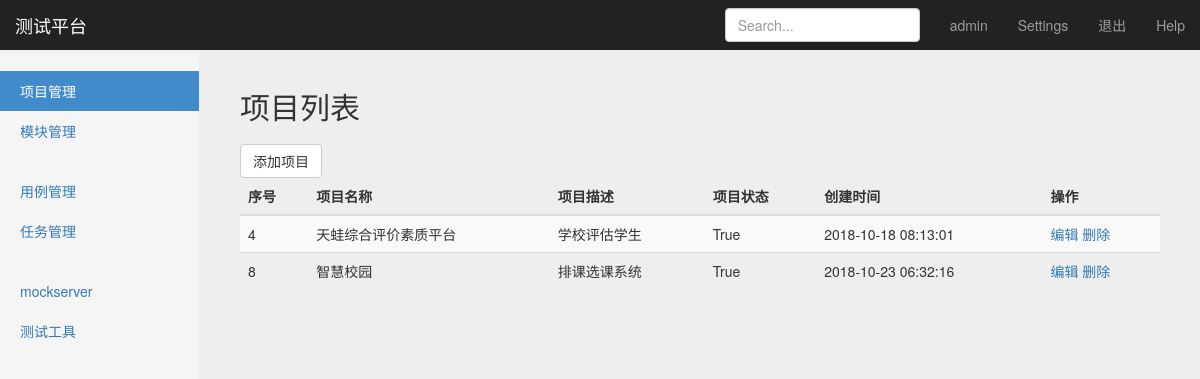
Page /manage/project_manage/ (signed in) on the earlier database version.
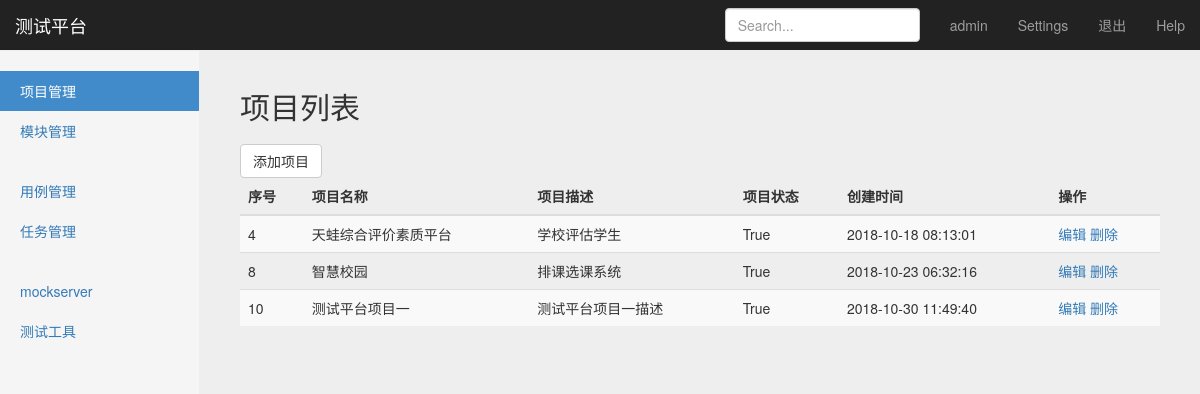
Same page on the later database version.
### project_app/models.py (models this page shows, shortened)
class Project(models.Model):
    name = models.CharField("项目名称", blank=False,max_length=1000)
    desc = models.CharField("项目描述",blank=True, max_length=5000)
    status = models.BooleanField("项目状态", default=True)
    create_time = models.DateTimeField("创建时间", auto_now_add=True)

### project_app/views/project_views.py (the view)
# urls.py: path('project_manage/', project_views.project_manage),
@login_required #判断用户是否已经登录，如果未登录，在浏览器中直接输入project_manage的地址，不让访问
def project_manage(request):
    project_list = Project.objects.all()
    username = request.session.get('user1', '')
    return render(request, "project_manage.html", {"user": username, "projects": project_list, "type": 'list'})

### templates/project_manage.html (shortened to what this page needs)
{% extends "base.html" %}
{% block content %}
    <nav class="navbar navbar-inverse navbar-fixed-top">
      <div class="container-fluid">
        <div class="navbar-header">
          <a class="navbar-brand" href="#">测试平台</a>
        </div>
        <div id="navbar" class="navbar-collapse collapse">
          <ul class="nav navbar-nav navbar-right">
            <li><a href="#">{{ user }}</a></li>
            <li><a href="#">Settings</a></li>
            <li><a href="/logout/">退出</a></li>
            <li><a href="#">Help</a></li>
          </ul>
          <form class="navbar-form navbar-right">
            <input type="text" class="form-control" placeholder="Search...">
          </form>
        </div>
      </div>
    </nav>
    <div class="container-fluid">
      <div class="row">
        <div class="col-sm-3 col-md-2 sidebar">
          <ul class="nav nav-sidebar">
            <li class="active"><a href="#" id="project_manage">项目管理</a></li>
              <li><a href="/manage/module_manage/" id="module_manage">模块管理</a></li>
          </ul>
          <ul class="nav nav-sidebar">
            <li><a href="/interface/case_manage/" id="case_manage">用例管理</a></li>
            <li><a href="/interface/task_manage/" id="task_manage">任务管理</a></li>
          </ul>
          <ul class="nav nav-sidebar">
            <li><a href="">mockserver</a></li>
            <li><a href="">测试工具</a></li>
          </ul>
        </div>
        {% if type == 'list' %}
        <div class="col-sm-9 col-sm-offset-3 col-md-10 col-md-offset-2 main">
          <h2 class="sub-header">项目列表</h2>
            <button type="button" class="btn btn-default" id="add_project" onclick="window.location.href='/manage/add_project/'">添加项目</button>
          <div class="table-responsive">
            <table class="table table-striped">
              <thead>
                <tr>
                  <th>序号</th>
                  <th>项目名称</th>
                  <th>项目描述</th>
                  <th>项目状态</th>
                  <th>创建时间</th>
                  <th>操作</th>
                </tr>
              </thead>
              <tbody>
              {% for project in projects %}
              <tr>
                  <td>{{ project.id }}</td>
                  <td id="project_name">{{ project.name }}</td>
                  <td>{{ project.desc }}</td>
                  <td>{{ project.status }}</td>
                  <td>{{ project.create_time | date:"Y-m-d H:i:s" }}</td>
                  <td>
                      <a href="/manage/edit_project/{{ project.id }}/">编辑</a>
                      <a href="/manage/del_project/{{ project.id }}/">删除</a>
                  </td>
              </tr>
              {% endfor %}
              </tbody>
            </table>
          </div>
        </div>
      {% endif %}
    </div>
{% endblock %}

Differences in the rows shown:
added Project: id "10", name "测试平台项目一", desc "测试平台项目一描述", status "True", create_time "2018-10-30 11:49:40"
